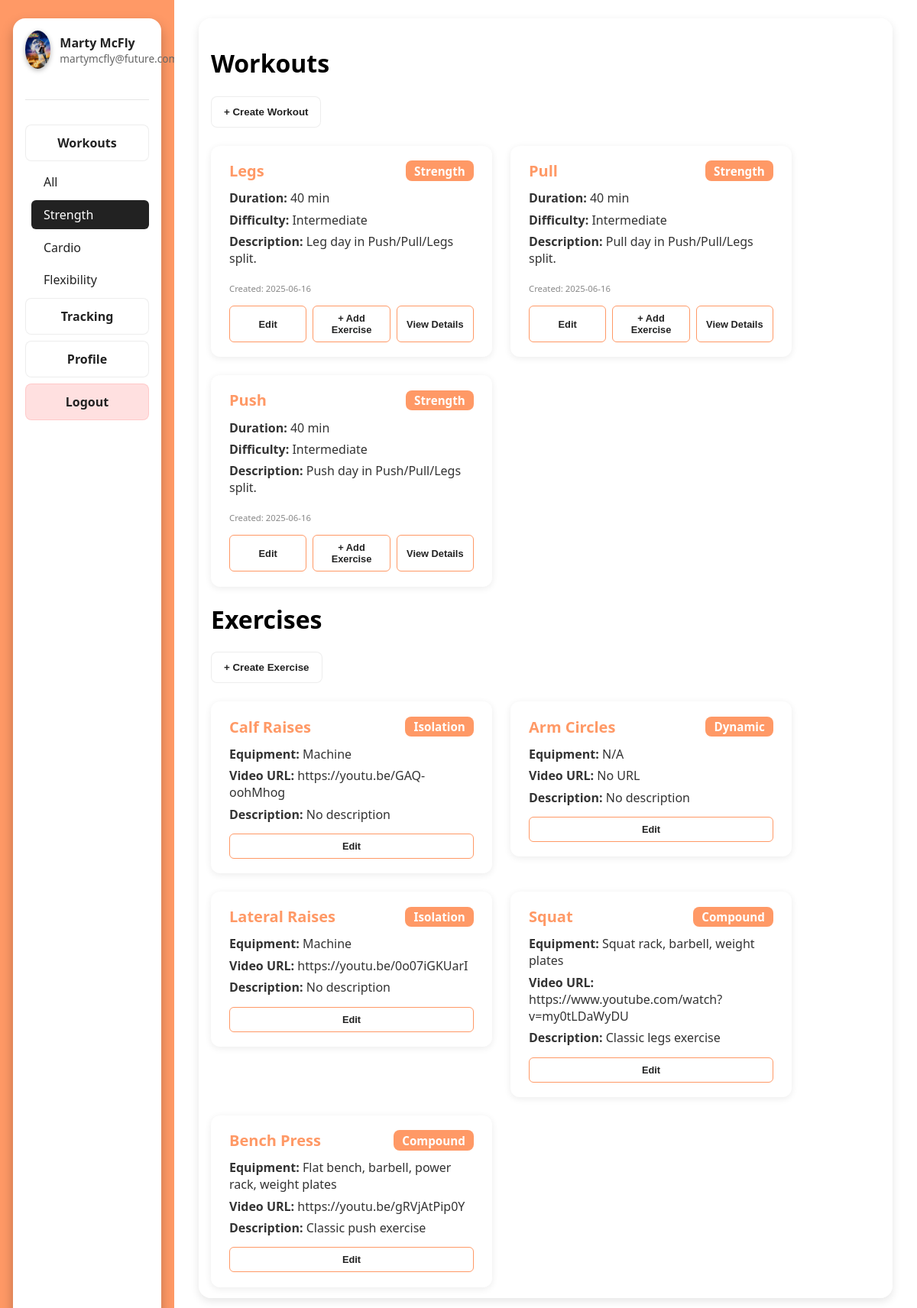
The app's page /dashboard/workouts?type=strength (signed in) with its own data.
### models.py (models this page shows, shortened)
class User(db.Model, UserMixin):
    __tablename__ = 'users'
    id = db.Column(db.Integer, primary_key=True)
    username = db.Column(db.String(32), unique=True, nullable=False)
    email = db.Column(db.String(128), unique=True, nullable=False)
    password = db.Column(db.String(128), nullable=False)
    role = db.Column(db.String(8), default='user', nullable=False)
    profile_picture = db.Column(db.String(256), nullable=True, default='default.jpg')

class Workout(db.Model):
    __tablename__ = 'workouts'
    id = db.Column(db.Integer, primary_key=True)
    name = db.Column(db.String(32), nullable=False)
    type = db.Column(db.String(16), nullable=False)
    duration = db.Column(db.Integer, nullable=False)
    description = db.Column(db.String(256), nullable=True)
    difficulty = db.Column(db.String(16), nullable=True)
    user_id = db.Column(db.Integer, db.ForeignKey('users.id'), nullable=False)
    user = db.relationship('User', backref=db.backref('workouts', lazy=True))
    created_at = db.Column(db.DateTime, server_default=db.func.now(), nullable=False)
    updated_at = db.Column(db.DateTime, server_default=db.func.now(), onupdate=db.func.now(), nullable=False)

class Exercise(db.Model):
    __tablename__ = 'exercises'
    id = db.Column(db.Integer, primary_key=True)
    name = db.Column(db.String(32), nullable=False)
    description = db.Column(db.String(256), nullable=True)
    video_url = db.Column(db.String(256), nullable=True)
    category = db.Column(db.String(32), nullable=True)
    equipment = db.Column(db.String(64), nullable=True)
    user_id = db.Column(db.Integer, db.ForeignKey('users.id'), nullable=False)
    user = db.relationship('User', backref=db.backref('exercises', lazy=True))

### app.py (the view)
@app.route('/dashboard/workouts')
@login_required
def workouts():
    form = WorkoutForm()
    exercise_form = ExerciseForm()
    workout_type = request.args.get('type')
    query = Workout.query.filter_by(user_id=current_user.id)
    if workout_type:
        query = query.filter_by(type=workout_type)
    user_workouts = query.order_by(Workout.created_at.desc()).all()
    user_exercises = Exercise.query.filter_by(user_id=current_user.id).order_by(Exercise.id.desc()).all()
    return render_template(
        'dashboard.html',
        username=current_user.username,
        email=current_user.email,
        active_section='workouts',
        workout_form=form,
        exercise_form=exercise_form,
        workouts=user_workouts,
        exercises=user_exercises,
        selected_type=workout_type,
        profile_picture=current_user.profile_picture
    )

### app.py (called while the page is built)
@login_manager.user_loader
def load_user(user_id):
    return User.query.get(int(user_id))

### templates/dashboard.html (shortened to what this page needs)
{% extends "base.html" %}
{% block stylesheet %}<link rel="stylesheet" href="/static/css/dash.css">{% endblock %}
{% block content %}
<div class="dashboard">
    <div class="sidebar">
        <div class="sidebar-island">
            <div class="profile-section">
                <img src="{{ url_for('static', filename='assets/' + (profile_picture or 'placeholder.256x256.png')) }}" alt="Profile Photo" class="profile-photo">
                <div class="profile-info">
                    <div class="profile-name">{{ username }}</div>
                    <div class="profile-email">{{ email }}</div>
                </div>
            </div>
            <div class="sidebar-divider"></div>
            <div class="sidebar-buttons">
                <div class="sidebar-dropdown">
                    {% if active_section == 'workouts' %}
                        <div class="sidebar-button dropdown-toggle active" onclick="toggleDropdown()" id="workoutsSidebarBtn">
                            Workouts
                        </div>
                        <div class="dropdown-menu open" id="workoutDropdown">
                            <a href="{{ url_for('workouts') }}"
                               class="dropdown-item{% if not selected_type %} selected{% endif %}"
                               onclick="selectDropdown(event, this)">All</a>
                            <a href="{{ url_for('workouts', type='strength') }}"
                               class="dropdown-item{% if selected_type == 'strength' %} selected{% endif %}"
                               onclick="selectDropdown(event, this)">Strength</a>
                            <a href="{{ url_for('workouts', type='cardio') }}"
                               class="dropdown-item{% if selected_type == 'cardio' %} selected{% endif %}"
                               onclick="selectDropdown(event, this)">Cardio</a>
                            <a href="{{ url_for('workouts', type='flexibility') }}"
                               class="dropdown-item{% if selected_type == 'flexibility' %} selected{% endif %}"
                               onclick="selectDropdown(event, this)">Flexibility</a>
                        </div>
                    {% else %}
                        <a href="{{ url_for('workouts') }}" class="sidebar-button" id="workoutsSidebarBtn">Workouts</a>
                    {% endif %}
                </div>
                <a href="{{ url_for('tracking') }}" class="sidebar-button{% if active_section == 'tracking' %} active{% endif %}">Tracking</a>
                <a href="{{ url_for('profile') }}" class="sidebar-button">Profile</a>
                <a href="{{ url_for('logout') }}" class="sidebar-button logout-button">Logout</a>
            </div>
        </div>
    </div>
    <div class="main">
        {% if active_section == 'home' %}
            <h1>Hello {{ username }}!</h1>
            <div class="main-sections">
                <div class="main-card">
                    <h2>Workouts</h2>
                    <p>Here you can track your recent workouts and start new ones.</p>
                </div>
                <div class="main-card">
                    <h2>Stats</h2>
                    <p>Your progress and stats will appear here.</p>
                </div>
            </div>
        {% elif active_section == 'workouts' %}
            <div class="main-sections center-content">
                <div class="workout-section">
                    <h1>Workouts</h1>
                    <button class="sidebar-button open-modal-btn" data-modal="workoutModal">+ Create Workout</button>
                    <div class="workouts-list">
                        {% if workouts %}
                            {% for workout in workouts %}
                                <div class="workout-card droppable-workout" data-workout-id="{{ workout.id }}">
                                    <div class="workout-card-header">
                                        <h3>{{ workout.name }}</h3>
                                        <span class="workout-type">{{ workout.type|capitalize }}</span>
                                    </div>
                                    <div class="workout-card-body">
                                        <div><strong>Duration:</strong> {{ workout.duration }} min</div>
                                        <div><strong>Difficulty:</strong> {{ workout.difficulty|capitalize or "N/A" }}</div>
                                        <div><strong>Description:</strong> {{ workout.description or "No description" }}</div>
                                        <div class="workout-date"><small>Created: {{ workout.created_at.strftime('%Y-%m-%d') }}</small></div>
                                        <div class="workout-card-actions">
                                            <button class="sidebar-button open-edit-workout-modal-btn" data-workout-id="{{ workout.id }}">Edit</button>
                                            <button class="sidebar-button open-add-exercise-modal-btn" data-workout-id="{{ workout.id }}">+ Add Exercise</button>
                                            <button class="sidebar-button open-workout-detail-modal-btn" data-workout-id="{{ workout.id }}">View Details</button>
                                        </div>
                                    </div>
                                </div>
                            {% endfor %}
                        {% else %}
                            <p>No workouts yet. Create your first workout!</p>
                        {% endif %}
                    </div>
                    <div class="exercise-section">
                        <h1>Exercises</h1>
                        <button class="sidebar-button open-modal-btn" data-modal="exerciseModal">+ Create Exercise</button>
                        <div class="exercises-list" id="draggable-exercises">
                            {% if exercises %}
                                {% for exercise in exercises %}
                                    <div class="exercise-card" draggable="true" data-exercise-id="{{ exercise.id }}">
                                        <div class="exercise-card-header">
                                            <h3>{{ exercise.name }}</h3>
                                            <span class="exercise-category">{{ exercise.category|capitalize }}</span>
                                        </div>
                                        <div class="exercise-card-body">
                                            <div><strong>Equipment:</strong> {{ exercise.equipment|capitalize or "N/A" }}</div>
                                            <div><strong>Video URL:</strong> {{ exercise.video_url or "No URL" }}</div>
                                            <div><strong>Description:</strong> {{ exercise.description or "No description" }}</div>
                                            <div class="exercise-card-actions">
                                                <button class="sidebar-button open-edit-exercise-modal-btn" data-exercise-id="{{ exercise.id }}">Edit</button>
                                            </div>
                                        </div>
                                    </div>
                                {% endfor %}
                            {% else %}
                                <p>No exercises yet. Create your first exercise!</p>
                            {% endif %}
                        </div>
                    </div>
                </div>
            </div>
        {% endif %}
    </div>
</div>
{% endblock %}

### records on screen
User: profile_picture (picture), username "Marty McFly", email "martymcfly@future.com"
Workout: name "Legs", type "Strength", duration "40", difficulty "Intermediate", description "Leg day in Push/Pull/Legs split.", created_at "2025-06-16"
Workout: name "Pull", type "Strength", duration "40", difficulty "Intermediate", description "Pull day in Push/Pull/Legs split.", created_at "2025-06-16"
Workout: name "Push", type "Strength", duration "40", difficulty "Intermediate", description "Push day in Push/Pull/Legs split.", created_at "2025-06-16"
Exercise: name "Calf Raises", category "Isolation", equipment "Machine", video_url "https://youtu.be/GAQ-oohMhog", description "No description"
Exercise: name "Arm Circles", category "Dynamic", equipment "N/A", video_url "No URL", description "No description"
Exercise: name "Lateral Raises", category "Isolation", equipment "Machine", video_url "https://youtu.be/0o07iGKUarI", description "No description"
Exercise: name "Squat", category "Compound", equipment "Squat rack, barbell, weight plates", video_url "https://www.youtube.com/watch?v=my0tLDaWyDU", description "Classic legs exercise"
Exercise: name "Bench Press", category "Compound", equipment "Flat bench, barbell, power rack, weight plates", video_url "https://youtu.be/gRVjAtPip0Y", description "Classic push exercise"
